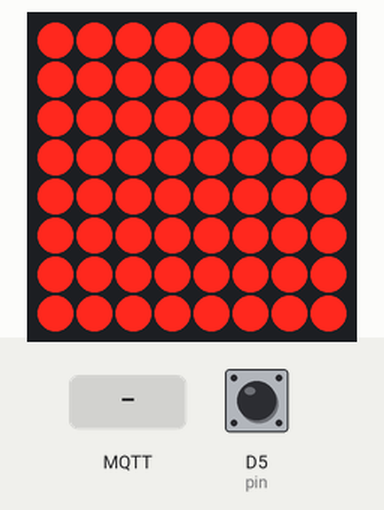
Bench run of a sketch on a simulated ESP8266 (NodeMCU). Parts: 8×8 LED matrix. The inputs (shaded band) are chosen by the test bench; at power-on: D5 (pin) HIGH. WiFi joins after 1.5 s; servers stay silent unless stated; random numbers use the default seed unless the sketch sets one; no MQTT or app messages arrive unless stated; what the sketch prints to the serial monitor is not drawn.

Above: at 1.6 s.
3.8 s: MQTT message "A" arrives on the first subscribed topic
At 5.0 s:
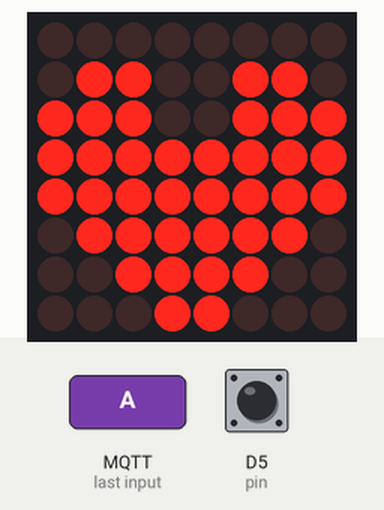
5.3 s: D5 (pin) pulled LOW for 0.15 s
6.9 s: D5 (pin) pulled LOW for 1 s
9.4 s: MQTT message "1" arrives on the first subscribed topic
10.9 s: MQTT message "on" arrives on the first subscribed topic
At 21.8 s:
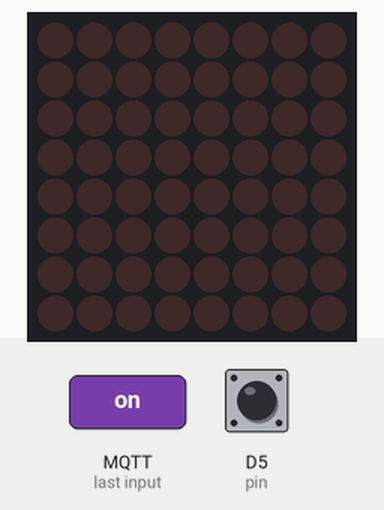
Timing chart, 0 to 22.4 s (numbered marks = the images above; inputs shaded):
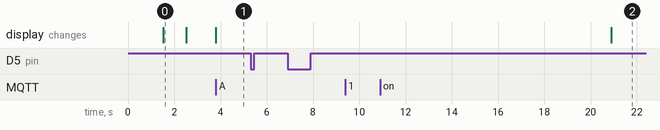

Measured:
- after the input at 3.8 s, the display: changes at once (image 1)
- after the input at 5.3 s, every drawn part: stays the same
- after the input at 6.9 s, every drawn part: stays the same
- after the input at 9.4 s, every drawn part: stays the same
- what the display in image 0 shows lasts 1.0 s, from 1.5 s to 2.5 s

The sketch:

deviceb.ino
```cpp
#include <ESP8266WiFi.h>
#include <PubSubClient.h>
#include <Wire.h>
#include <Adafruit_GFX.h>
#include "Adafruit_LEDBackpack.h"

#define pin D5
// wifi
const char* ssid = "your-ssid";
const char* password = "yourpassword";
const char* topic_rec = "esp_a";
const char* topic_send = "esp_b";
// mqtt online
const char* MQTT_CLIENT_ID = "esp88_a";
const char* MQTT_SERVER_IP = "your-server.cloudmqtt.com";
const uint16_t MQTT_SERVER_PORT = 18557;
const char* MQTT_USER = "user";
const char* MQTT_PASSWORD = "password";
bool pre=1;
unsigned long pre_time=0;
int intervallo = 10000, pre_rdn=3;
char* arr_st[] = {"A","B","C"};
uint8_t cuore[]={
  B00000000,
  B01100110,
  B11100111,
  B11111111,
  B11111111,
  B01111110,
  B00111100,
  B00011000
},
frecciasx[]={
  B00000000,
  B01100110,
  B11100111,
  B11111111,
  B11111111,
  B01111110,
  B00111100,
  B00011000
},
frecciaup[]={
  B00000000,
  B01100110,
  B11100111,
  B11111111,
  B11111111,
  B01111110,
  B00111100,
  B00011000
},
full[]={
  B11111111,
  B11111111,
  B11111111,
  B11111111,
  B11111111,
  B11111111,
  B11111111,
  B11111111
},
empty[]={
  0,
  0,
  0,
  0,
  0,
  0,
  0,
  0
};
WiFiClient espClient;
PubSubClient client(espClient);
Adafruit_8x8matrix matrix = Adafruit_8x8matrix();

void setup_wifi() {
    // pass in the address
  delay(10);
  WiFi.begin(ssid, password);
  while (WiFi.status() != WL_CONNECTED) {
    delay(500);
  }
  randomSeed(micros());
}

void reconnect() {
  // Loop until we're reconnected
  while (!client.connected()) {
    if (client.connect(MQTT_CLIENT_ID, MQTT_USER, MQTT_PASSWORD)) {
    client.subscribe(topic_rec);
    Serial.println("MQTT connesso");
    //client.publish(topic_send,"OK");
    } else {
      delay(3000);
    }
  }
}

void cmd_8x8(uint8_t img[]){
  matrix.clear();
  matrix.drawBitmap(0, 0, img, 8, 8, LED_ON);
  matrix.writeDisplay();
}
void callback(char* topic, byte* payload, unsigned int length) {
String stringa;

for(int i=0;i<length;i++){
    stringa+=((char)payload[i]);
  }
  Serial.print(stringa);
if (stringa=="A") cmd_8x8(cuore);
if (stringa=="B") cmd_8x8(frecciasx);
if (stringa=="C") cmd_8x8(frecciaup);
pre_time = millis();
}

void setup() {
  Serial.begin(9600);
  Wire.pins(D1, D2);
  Serial.println("8x8 LED Matrix Test");
  matrix.begin(0x70);
  matrix.setRotation(-1);
  matrix.clear();
setup_wifi();
client.setServer(MQTT_SERVER_IP, MQTT_SERVER_PORT);
client.setCallback(callback);
Serial.println("tutto connesso");
pinMode(pin,INPUT_PULLUP);
randomSeed(micros());
cmd_8x8(full);
delay(1000);
cmd_8x8(empty);
}

void loop() {
 if ( !client.connected() ) {
    reconnect();
}
bool in = digitalRead(pin);
if((in==0) && (in!=pre)){
  int rd;
  do{
  rd = random(0,3);
  }while(rd==pre_rdn);
  pre_rdn = rd;
  Serial.println(arr_st[rd]);
  Serial.print("in");
  client.publish(topic_send,arr_st[rd]);

}
if (millis() > (pre_time+intervallo)){
  cmd_8x8(empty);
}
pre=in;
client.loop();
}
```
